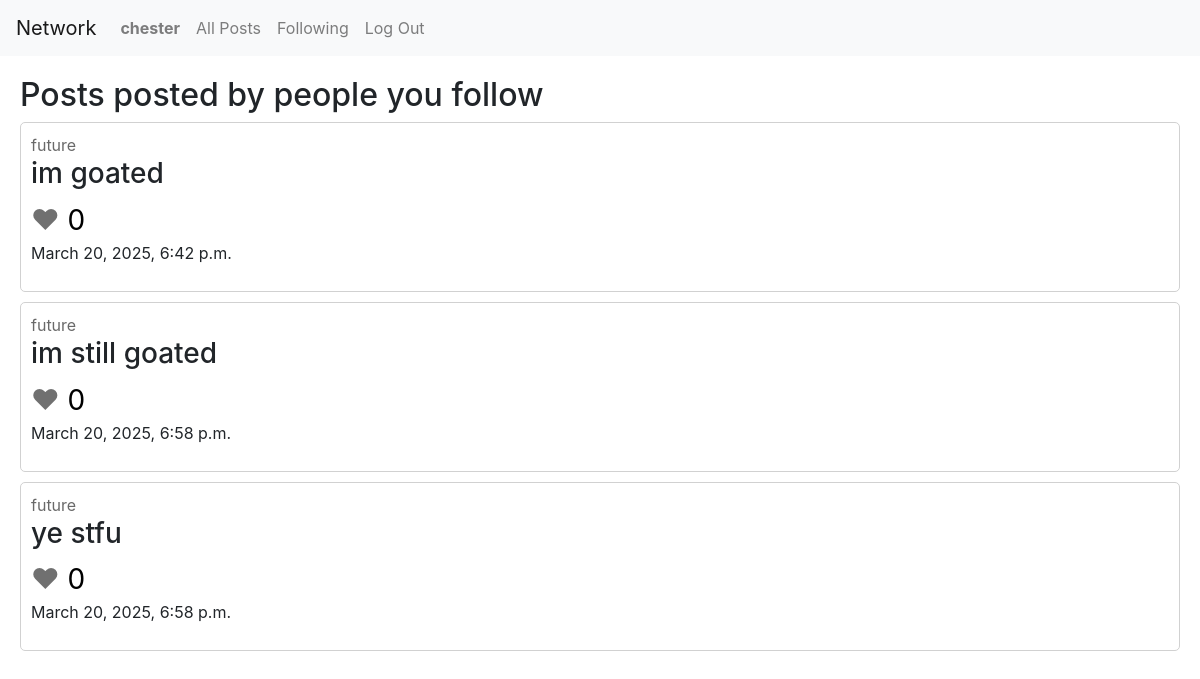
Page /following (signed in) on the committed database.
### network/models.py (models this page shows)
class User(AbstractUser):
    followers = models.ManyToManyField("self", blank=True)
    following = models.ManyToManyField("self", blank=True)

class Post(models.Model):
    content = models.TextField(max_length=250)
    likes = models.IntegerField(default=0)
    creator = models.ForeignKey(User, on_delete=models.CASCADE)
    timestamp = models.DateTimeField(auto_now_add=True)

### network/views.py (the view)
# urls.py: path("following", views.followed_posts, name="followed_posts"),
@login_required
def followed_posts(request):
    user = User.objects.get(username=request.user.username)
    all_posts = Post.objects.filter(creator__in=user.following.all())
    return render(request, "network/followed_posts.html", {
        "all_posts": all_posts
    })

### network/templates/network/followed_posts.html
{% extends "network/layout.html" %}
{% block body %}
    <h2>Posts posted by people you follow</h2>
    {% include 'network/posts.html' %}
{% endblock %}

### network/templates/network/layout.html (shortened to what this page needs)
{% load static %}
<!DOCTYPE html>
<html lang="en">
    <head>
        <link rel="stylesheet" href="https://stackpath.bootstrapcdn.com/bootstrap/4.4.1/css/bootstrap.min.css">
        <link href="{% static 'network/styles.css' %}" rel="stylesheet">
    </head>
    <body>
        <nav class="navbar navbar-expand-lg navbar-light bg-light">
            <a class="navbar-brand" href="#">Network</a>
            <div>
              <ul class="navbar-nav mr-auto">
                {% if user.is_authenticated %}
                    <li class="nav-item">
                        <a class="nav-link" href="{% url 'user_account' user.username %}"><strong>{{ user.username }}</strong></a>
                    </li>
                {% endif %}
                <li class="nav-item">
                  <a class="nav-link" href="{% url 'index' %}">All Posts</a>
                </li>
                {% if user.is_authenticated %}
                    <li class="nav-item">
                        <a class="nav-link" href="{% url 'followed_posts' %}">Following</a>
                    </li>
                    <li class="nav-item">
                        <a class="nav-link" href="{% url 'logout' %}">Log Out</a>
                    </li>
                {% endif %}
              </ul>
            </div>
          </nav>
        <div class="body">
            {% block body %}
            {% endblock %}
        </div>
    </body>
</html>

### network/templates/network/posts.html
{% for post in all_posts %}
    <div class="post">
        <span><a href="{% url 'user_account' post.creator %}" class="user-link">{{ post.creator }}</a></span>
        <h3>{{ post.content }}</h3>
        <span class="heart">&hearts;</span><span class="likes"> {{ post.likes }}</span>
        <p><span>{{ post.timestamp }}</span></p>
    </div>
    {% empty %}
    <h3>No posts at the moment</h3>
{% endfor %}

### network/static/network/styles.css (style rules this page uses)
.body { margin: 20px; }
.post { border: solid rgb(209, 209, 209) 1px; border-radius: 5px; margin-bottom: 10px; padding: 10px; }
.user-link { color: rgb(105, 105, 105); }
.heart { font-size: 28px; color: rgb(112, 112, 112); }
.likes { color: rgb(0, 0, 0); font-size: 28px; }

### rows in the picture
User: username "chester"
Post: creator "future", content "im goated", likes "0", timestamp "March 20, 2025, 6:42 p.m."
Post: creator "future", content "im still goated", likes "0", timestamp "March 20, 2025, 6:58 p.m."
Post: creator "future", content "ye stfu", likes "0", timestamp "March 20, 2025, 6:58 p.m."
